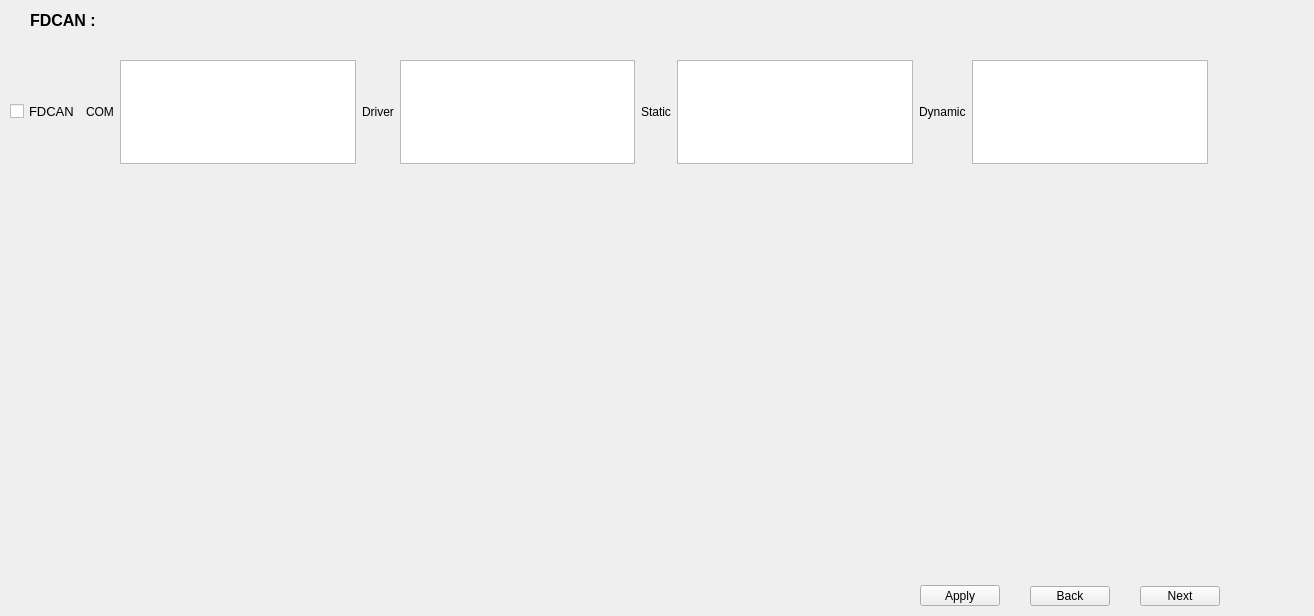
         <widget class="QWidget" name="scrollAreaWidgetContents_4">
          <property name="geometry">
           <rect>
            <x>0</x>
            <y>0</y>
            <width>1314</width>
            <height>616</height>
           </rect>
          </property>
          <widget class="QWidget" name="layoutWidget_12">
           <property name="geometry">
            <rect>
             <x>10</x>
             <y>60</y>
             <width>1198</width>
             <height>104</height>
            </rect>
           </property>
           <layout class="QHBoxLayout" name="horizontalLayout_2">
            <item>
             <widget class="QCheckBox" name="checkBox">
              <property name="font">
               <font>
                <pointsize>10</pointsize>
               </font>
              </property>
              <property name="text">
               <string>FDCAN</string>
              </property>
             </widget>
            </item>
            <item>
             <widget class="QLabel" name="label_5">
              <property name="text">
               <string>COM</string>
              </property>
             </widget>
            </item>
            <item>
             <widget class="QTextEdit" name="textEdit"/>
            </item>
            <item>
             <widget class="QLabel" name="label_6">
              <property name="text">
               <string>Driver</string>
              </property>
             </widget>
            </item>
            <item>
             <widget class="QTextEdit" name="textEdit_2"/>
            </item>
            <item>
             <widget class="QLabel" name="label_7">
              <property name="text">
               <string>Static</string>
              </property>
             </widget>
            </item>
            <item>
             <widget class="QTextEdit" name="textEdit_3"/>
            </item>
            <item>
             <widget class="QLabel" name="label_8">
              <property name="text">
               <string>Dynamic</string>
              </property>
             </widget>
            </item>
            <item>
             <widget class="QTextEdit" name="textEdit_4"/>
            </item>
           </layout>
          </widget>
          <widget class="QLabel" name="label_43">
           <property name="geometry">
            <rect>
             <x>30</x>
             <y>10</y>
             <width>81</width>
             <height>21</height>
            </rect>
           </property>
           <property name="font">
            <font>
             <pointsize>12</pointsize>
             <weight>75</weight>
             <bold>true</bold>
            </font>
           </property>
           <property name="text">
            <string>FDCAN :</string>
           </property>
          </widget>
          <widget class="QPushButton" name="pushButton_9">
           <property name="geometry">
            <rect>
             <x>920</x>
             <y>585</y>
             <width>80</width>
             <height>21</height>
            </rect>
           </property>
           <property name="text">
            <string>Apply</string>
           </property>
          </widget>
          <widget class="QPushButton" name="pushButton_10">
           <property name="geometry">
            <rect>
             <x>1140</x>
             <y>586</y>
             <width>80</width>
             <height>20</height>
            </rect>
           </property>
           <property name="text">
            <string>Next</string>
           </property>
          </widget>
          <widget class="QPushButton" name="pushButton_11">
           <property name="geometry">
            <rect>
             <x>1030</x>
             <y>586</y>
             <width>80</width>
             <height>20</height>
            </rect>
           </property>
           <property name="text">
            <string>Back</string>
           </property>
          </widget>
         </widget>
